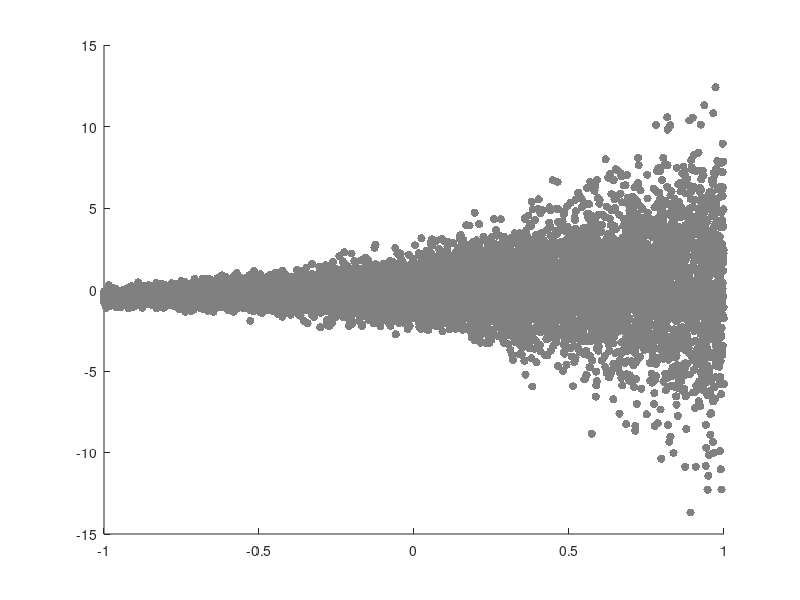

The MATLAB source for this figure: (Note: this script raises an error after producing the figure.)
% Exercise - Understanding the method of paired bootstrap

%% 1. Aim of the exercise
% To understand how to correctly estimate standard errors of regression
% coefficients when the error variance is not constant (i.e.,
% heteroskedasticity is present). Standard inference methods can be
% misleading in such cases. We use the paired bootstrap method, which
% resamples observations as (y, X) pairs, to account for heteroskedasticity
% and compare its performance to sampling directly from the population.

%% 2. Theory
% Refer to the accompanying PDF file for the theory.

%% 3. Set values for the parameters of the simulation

% 3.1. Set seed reproducible results
rng(1)

% 3.2. Clear the memory
clear;

% 3.3. Set the number of simulations as the number of bootstrap samples
N_sim = 5000;

%% 4. Generate population data

% 4.1. Set the population size
N_obs_pop = 10000;

% 4.2. Generate data for the independent variable
X_pop = [random('Uniform',-1,1,[N_obs_pop,1])];

% 4.3. Heteroskedasticity parameter 
Gamma = 1.5; 

% 4.4. Generate error
u_pop = random('Normal',0,exp(X_pop*Gamma),[N_obs_pop,1]);

% 4.5. Set true beta of the model
B_true = 0.5; 

% 4.6. Generate y
y_pop = X_pop*B_true+u_pop;

% 4.7. Create the (paired) population data
data_pop = [y_pop X_pop];

%% 5. Plot the scatter diagram and the OLS fitted line
figure
hold on
scatter(X_pop,y_pop,'filled','MarkerFaceColor',[0.5 0.5 0.5]);
h = lsline;
set(h,'Color','blue');
title('Fig. 1. Simulated heteroskedastic data');
xlabel('X');
ylabel('y');
legend('Population data','OLS fitted line');
hold off

%% 6. Draw samples from the population

% 6.1. Set the sample size
N_obs_sample = 100;

% 6.2. Preallocate matrix to save (paired) samples
data_samples_pop = NaN(N_obs_sample,2,N_sim);

% 6.3. Preallocate vector to store coeficient estimates
B_hats_data_samples_pop = NaN(N_sim,1);

% 6.4. Monte Carlo sampling
for i = 1:N_sim
    sample_i = datasample(data_pop,N_obs_sample,'Replace',false);
    data_samples_pop(:,:,i) = sample_i; % Save samples in 3rd dimension
    y = sample_i(:,1);
    X = sample_i(:,2);
    LSS = exercisefunctionlssrobust(y,X);
    B_hats_data_samples_pop(i) = LSS.B_hat(1,1);
end

%% 7. Pick an "initial" sample

% Pick a sample from the samples drawn from the population
data_sample = datasample(data_samples_pop(:,:,i),N_obs_sample, ...
    'Replace',false);

%% 8. Draw (bootsrap) samples from the initial sample 

% 8.1. Preallocate vector to store coefficient estimates
B_hats_data_samples_boot = NaN(N_sim,1);

% 8.2. Resample from initial sample and estimate coefficients each time 
for i = 1:N_sim
    data_samples_boot = datasample(data_sample,N_obs_sample, ...
        'Replace',true);
    y = data_samples_boot(:,1);
    X = data_samples_boot(:,2);
    LSS = exercisefunctionlssrobust(y,X); 
    B_hats_data_samples_boot(i) = LSS.B_hat(1,1); 
end

%% 9. Plot the estimated PDFs
figure
hold on
ksdensity(B_hats_data_samples_boot,'function','pdf');
ksdensity(B_hats_data_samples_pop,'function','pdf');
title(['Fig. 2. PDF comparison: bootstrap B\_hat vs. population ' ...
    '        sample B\_hat']);
xlabel('B\_hat');
ylabel('Density');
legend('Bootstrap sampling','Population sampling');
hold off

%% 10. Plot the estimated CDFs
figure
hold on
ksdensity(B_hats_data_samples_boot,'function','cdf');
ksdensity(B_hats_data_samples_pop,'function','cdf');
title(['Fig. 3. CDF comparison: bootstrap B\_hat vs. population ' ...
    '    sample B\_hat']);
xlabel('B\_hat');
ylabel('Cumulative distribution');
legend('Bootstrap sampling','Population sampling');
hold off

%% 11. Comparing SE estimates across different sample sizes

% 11.1. True estimate based on Monte Carlo simulation
SE_true = std(B_hats_data_samples_pop);

% 11.2. Heteroskedasticity-consistent estimate
SE_HC = LSS.B_hat_SEE_robust;

% 11.3. Bootstrap estimate
SE_boot = std(B_hats_data_samples_boot);
